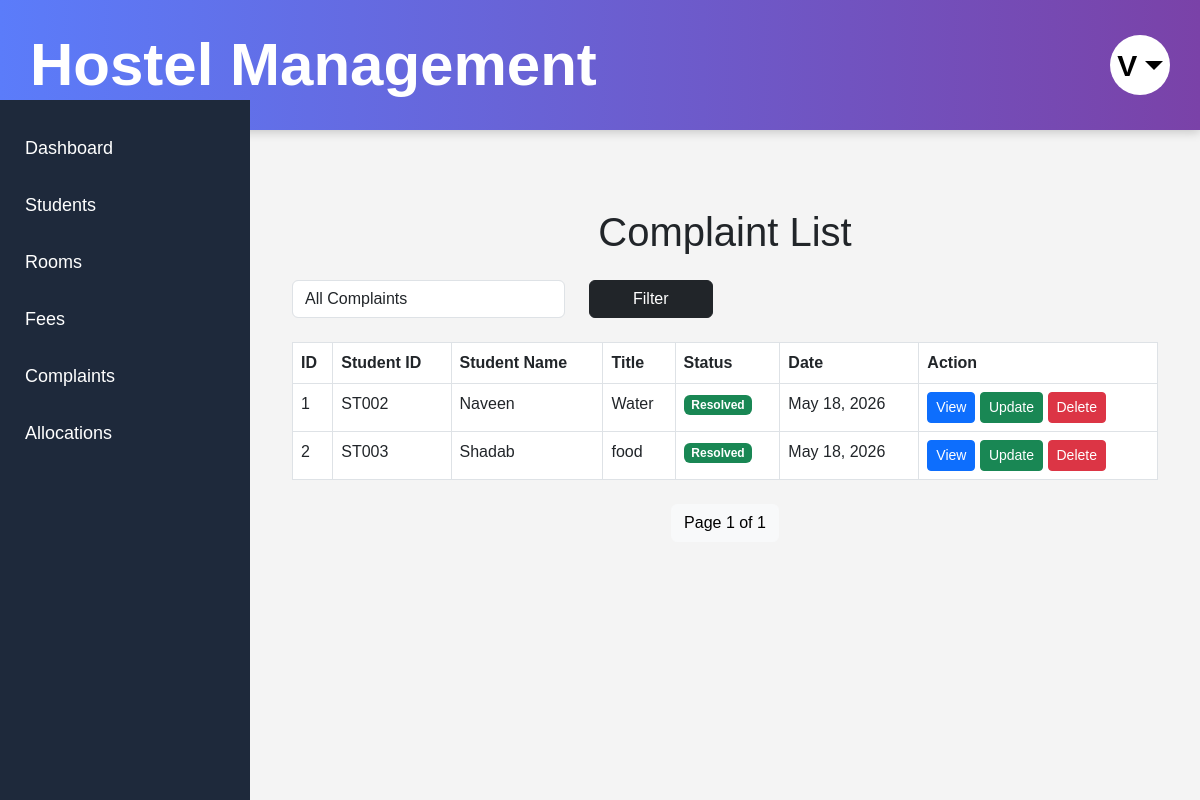
The page /complaint-list/ (signed in) on the database its author committed.
### hostel_app/models.py (models this page shows, shortened)
class Complaint(models.Model):
    STATUS_CHOICES = [
        ("Pending", "Pending"),
        ("In Progress", "In Progress"),
        ("Resolved", "Resolved")
    ]
    student = models.ForeignKey(
        Student,
        on_delete=models.CASCADE
    )
    title = models.CharField(
        max_length=200
    )
    description = models.TextField()
    complaint_date = models.DateField(
        auto_now_add=True
    )
    status = models.CharField(
        max_length=20,
        choices=STATUS_CHOICES
    )

class Student(models.Model):
    student_id = models.CharField(
        max_length=10,
        unique=True
    )
    student_name = models.CharField(max_length=100)
    email = models.EmailField()
    phone_number = models.CharField(max_length=15)
    course = models.CharField(max_length=50)
    year = models.IntegerField()

### hostel_app/views.py (the view, shortened to what this page needs)
def complaint_list(request):
    if request.user.is_staff:
        complaints = Complaint.objects.all()
    status = request.GET.get("status")
    if status:
        complaints = complaints.filter(
            status=status
        )
    paginator = Paginator(
        complaints,
        5
    )
    page_number = request.GET.get("page")
    page_obj = paginator.get_page(page_number)
    context = {
        "page_obj": page_obj
    }
    return render(
        request,
        "complaints/complaint_list.html",
        context
    )

### hostel_app/templates/complaints/complaint_list.html (shortened to what this page needs)
{% extends 'master.html' %}
{% block content %}
<div class="container mt-5">
    <h1 class="text-center mb-4">
        Complaint List
    </h1>
    <form method="GET" class="row mb-4">
        <div class="col-md-4">
            <select
                name="status"
                class="form-control"
            >
                <option value="">
                    All Complaints
                </option>
            </select>
        </div>
        <div class="col-md-2">
            <button
                type="submit"
                class="btn btn-dark w-100"
            >
                Filter
            </button>
        </div>
    </form>
    <table class="table table-bordered">
    <tr>
        <th>ID</th>
        {% if user.is_staff %}
            <th>Student ID</th>
            <th>Student Name</th>
        {% endif %}
        <th>Title</th>
        <th>Status</th>
        <th>Date</th>
        <th>Action</th>
    </tr>
    {% for complaint in page_obj %}
    <tr>
        <td>{{ forloop.counter }}</td>
        {% if user.is_staff %}
            <td>
                {{ complaint.student.student_id }}
            </td>
            <td>
                {{ complaint.student.student_name }}
            </td>
        {% endif %}
        <td>{{ complaint.title }}</td>
        <td>
            {% if complaint.status == "Resolved" %}
                <span class="badge bg-success">
                    Resolved
                </span>
            {% elif complaint.status == "In Progress" %}
                <span class="badge bg-warning text-dark">
                    In Progress
                </span>
            {% else %}
                <span class="badge bg-danger">
                    Pending
                </span>
            {% endif %}
        </td>
        <td>
    {{ complaint.complaint_date|date:"F d, Y" }}
</td>
        <td>
            <a
                href="{% url 'complaint-details' complaint.id %}"
                class="btn btn-primary btn-sm"
            >
                View
            </a>
            {% if user.is_staff %}
            <a
                href="{% url 'update-complaint' complaint.id %}"
                class="btn btn-success btn-sm"
            >
                Update
            </a>
            <a
                href="{% url 'delete-complaint' complaint.id %}"
                class="btn btn-danger btn-sm"
            >
                Delete
            </a>
            {% endif %}
        </td>
    </tr>
    {% endfor %}
</table>
    <div class="d-flex justify-content-center mt-4 gap-2">
    <span class="btn btn-light">
        Page {{ page_obj.number }}
        of
        {{ page_obj.paginator.num_pages }}
    </span>
</div>
</div>
{% endblock %}

### hostel_app/templates/master.html (shortened to what this page needs)
{% load static %}
<!DOCTYPE html>
<html lang="en">
<head>
    <link
        href="https://cdn.jsdelivr.net/npm/bootstrap@5.3.0/dist/css/bootstrap.min.css"
        rel="stylesheet"
    >
</head>
<body>
<nav class="navbar navbar-custom d-flex justify-content-between align-items-center">
    <a
        href="{% url 'homepage' %}"
        class="logo-title"
    >
        Hostel Management
    </a>
    <div class="d-flex align-items-center gap-3">
        {% if user.is_authenticated %}
        <div class="dropdown">
            <a
                href="#"
                class="profile-circle dropdown-toggle"
                data-bs-toggle="dropdown"
            >
                {{ user.username|first|upper }}
            </a>
        </div>
        {% endif %}
    </div>
</nav>
{% if user.is_authenticated %}
<div class="sidebar">
    {% if user.is_staff %}
    <a href="{% url 'homepage' %}">
        Dashboard
    </a>
    <a href="{% url 'student-list' %}">
        Students
    </a>
    <a href="{% url 'room-list' %}">
        Rooms
    </a>
    <a href="{% url 'fee-list' %}">
        Fees
    </a>
    <a href="{% url 'complaint-list' %}">
        Complaints
    </a>
    <a href="{% url 'allocation-list' %}">
        Allocations
    </a>
    {% endif %}
</div>
{% endif %}
<div
    class="toast-container position-fixed top-0 end-0 p-3"
    style="z-index: 9999; margin-top: 100px;"
>
</div>
<div class="{% if user.is_authenticated %}main-content{% else %}container mt-5{% endif %}">
    {% block content %}
    {% endblock %}
</div>
</body>
</html>

### hostel_app/templates/master.html (style rules this page uses)
body { background-color: #f4f4f4; margin: 0; padding: 0; font-family: Arial, sans-serif; }
.navbar-custom { background: linear-gradient( to right, #5b7cfa, #7a42a8 ); padding: 20px 30px; box-shadow: 0 2px 10px rgba(0,0,0,0.2); }
.logo-title { color: white; font-size: 60px; font-weight: bold; text-decoration: none; }
.profile-circle { width: 60px; height: 60px; border-radius: 50%; background-color: white; color: black; display: flex; align-items: center; justify-content: center; font-size: 30px; font-weight: bold; text-decoration: none; cursor: pointer; }
.sidebar { width: 250px; min-height: 100vh; background-color: #1e293b; position: fixed; top: 100px; left: 0; padding-top: 20px; }
.sidebar a { display: block; color: white; padding: 15px 25px; text-decoration: none; font-size: 18px; transition: 0.3s; }
.main-content { margin-left: 250px; padding: 30px; }

### rows shown on the page
Complaint: student.student_id "ST002", student.student_name "Naveen", title "Water", status "Resolved", complaint_date "May 18, 2026"
Complaint: student.student_id "ST003", student.student_name "Shadab", title "food", status "Resolved", complaint_date "May 18, 2026"

### other values the page prints
{{ user.username|first|upper }} "V"
{{ page_obj.number }} "1"
{{ page_obj.paginator.num_pages }} "1"
